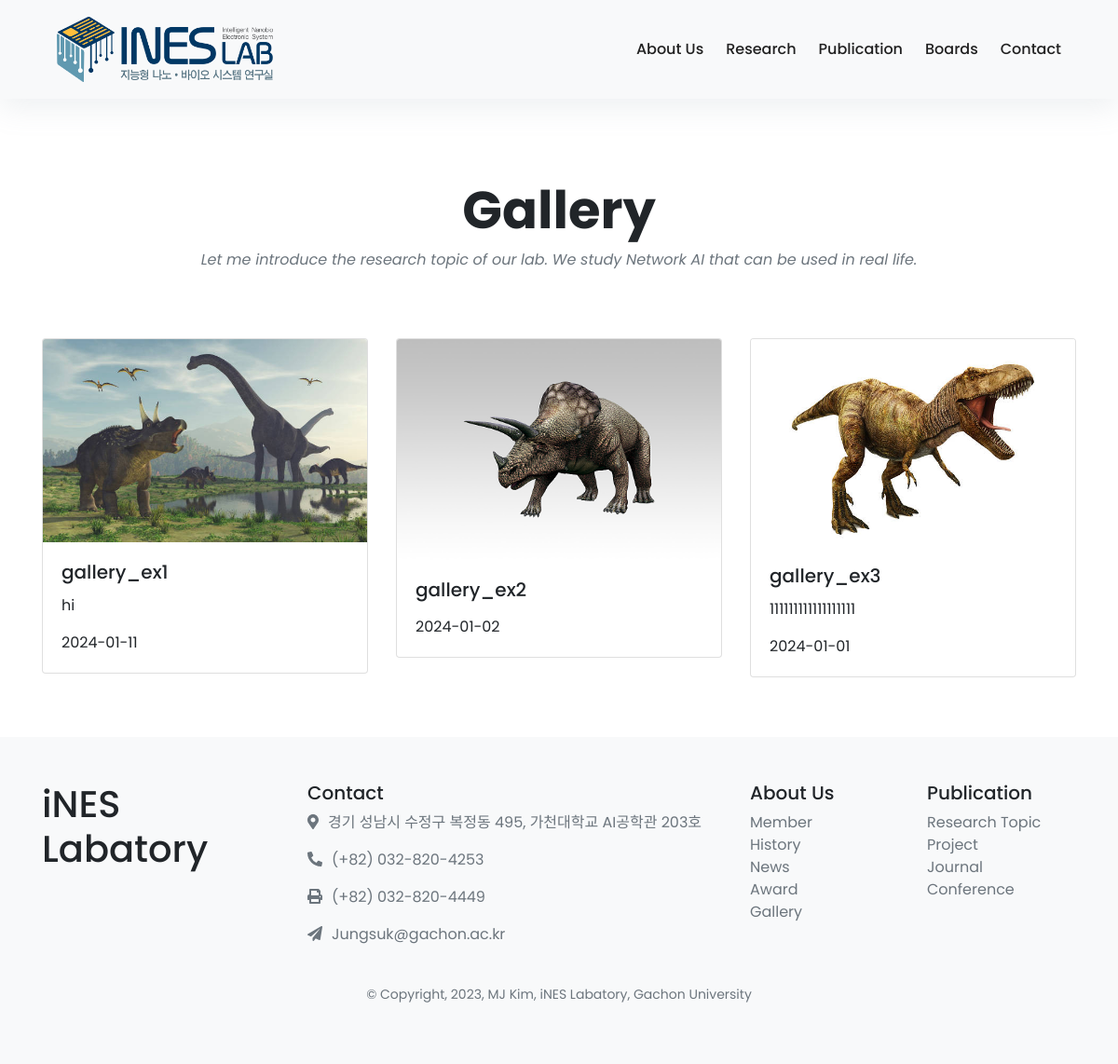
Page /gallery/ on the committed database.
### gallery/models.py (models this page shows, shortened)
class Gallery(models.Model):
    title = models.CharField(max_length=255, default="")
    upload_date = models.DateTimeField(default=datetime.datetime.now)
    contents = models.TextField(blank=True, null=True)
    photo_path = models.FileField(upload_to="upload/%Y/%m/%d/", blank=True, null=True)

### gallery/views.py (the view)
# urls.py: path('', views.index, name='index'),
def index(request):
    photos = Gallery.objects.all().order_by('-upload_date')
    template = loader.get_template('../templates/labweb/gallery.html')
    context = {
            'Gallery': photos
        }
    return HttpResponse(template.render(context, request))

### templates/labweb/gallery.html (shortened to what this page needs)
{% extends 'labweb/base.html' %}
{% block content %}
  <div class="container py-5">
    <header class="text-center">
    <br><br><br><br><br><br>
    <h1 class="display-4 font-weight-bold">Gallery</h1>
    <p class="font-italic text-muted mb-0">Let me introduce the research topic of our lab. We study Network AI that can be used in real life.</p>
    <br><br><br>
  </header>
    <div class="row row-cols-1 row-cols-md-3">
      {% if Gallery %}
        {% for photo in Gallery %}
          <div class="col mb-3">
            <div class="card">
              <img src="{{photo.photo_path}}" class="card-img-top" style="min-width: 100%; width: auto; height: auto;" alt="...">
              <div class="card-body">
                <h5 class="card-title">{{photo.title}}</h5>
                <p class="card-text">{{photo.contents}} </p>
                <p class="card-text">{{photo.upload_date|date:"Y-m-d"}} </p>
              </div>
            </div>
          </div>
        {% endfor %}
      {% endif %}
    </div>
  </div>
{% endblock %}

### static/css/navbar.css (style rules this page uses)
body { font-family: 'Poppins', sans-serif !important; font-size: 16px; line-height: 24px; font-weight: 400; color: #212112; background-image: linear-gradient( to top, rgba(255,255,255,0) 10%, rgba(255,255,255,0.25) 25%, rgba(255,255,255,0.5) 50%, rgba(255,255,255,0.75) 75%, rgba(255,255,255,1) 100% ), url('/static/images/home2.jpeg'); background-position: center bottom ; background-repeat: no-repeat; background-size: 100% 50%; background-color: #fff; overflow-x: hidden; }

### templates/labweb/base.html (style rules this page uses)
body { font-family: "Big Caslon Medium", sans-serif; }

### rows in the picture
Gallery: photo_path (picture), title "gallery_ex1", contents "hi", upload_date "2024-01-11"
Gallery: photo_path (picture), title "gallery_ex2", upload_date "2024-01-02"
Gallery: photo_path (picture), title "gallery_ex3", contents "111111111111111111", upload_date "2024-01-01"
